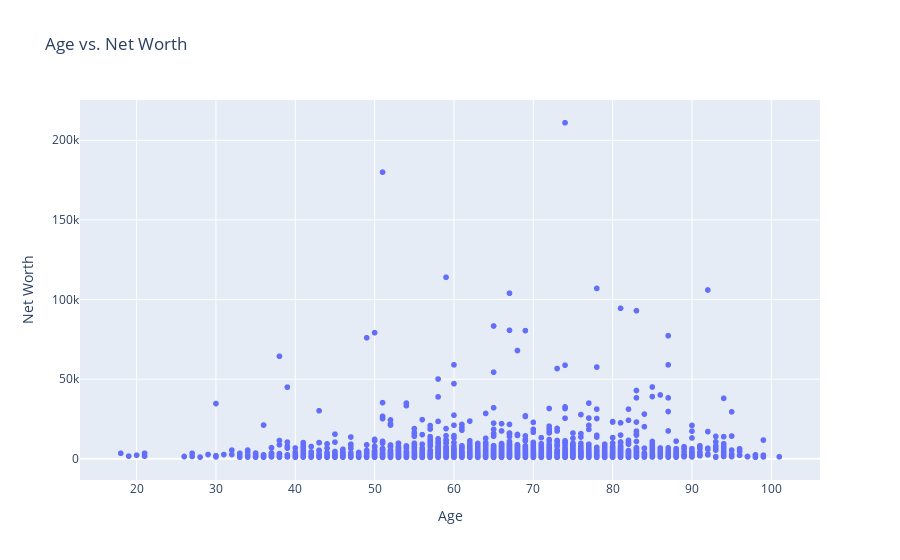

The code cell stored with this chart in its notebook:
### Markdown cell above
13. Correlation Between Age and Net Worth

### Code cell
import plotly.express as px

# Scatter plot of age vs. net worth
fig = px.scatter(df_cleaned, x='age', y='finalWorth',
                 title='Age vs. Net Worth',
                 labels={'age': 'Age', 'finalWorth': 'Net Worth'})
fig.show()

# Calculate correlation
correlation = df_cleaned[['age', 'finalWorth']].corr().iloc[0, 1]
print(f'Correlation between age and net worth: {correlation}')

### Figure 1 — Plotly figure (JSON) as saved in the notebook; plotly's stock layout.template omitted (floating-point values rounded to 4 significant figures; data arrays with more than 128 entries replaced by an {"elided": "..."} marker saying what was removed)
{"data": [{"hovertemplate": "Age=%{x}<br>Net Worth=%{y}<extra></extra>", "legendgroup": "", "marker": {"color": "#636efa", "symbol": "circle"}, "mode": "markers", "name": "", "showlegend": false, "type": "scattergl", "x": {"elided": "2640 int values"}, "xaxis": "x", "y": {"elided": "2640 int values"}, "yaxis": "y"}], "layout": {"legend": {"tracegroupgap": 0}, "title": {"text": "Age vs. Net Worth"}, "xaxis": {"anchor": "y", "domain": [0, 1], "title": {"text": "Age"}}, "yaxis": {"anchor": "x", "domain": [0, 1], "title": {"text": "Net Worth"}}}}
